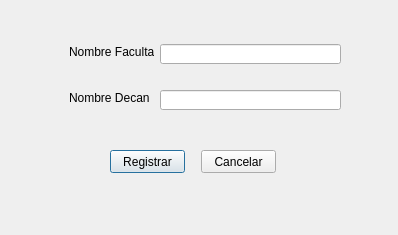
<?xml version="1.0" encoding="UTF-8"?>
<ui version="4.0">
 <class>RegistrarFacultad</class>
 <widget class="QDialog" name="RegistrarFacultad">
  <property name="geometry">
   <rect>
    <x>0</x>
    <y>0</y>
    <width>398</width>
    <height>235</height>
   </rect>
  </property>
  <property name="windowTitle">
   <string>Dialog</string>
  </property>
  <widget class="QLabel" name="label">
   <property name="geometry">
    <rect>
     <x>69</x>
     <y>44</y>
     <width>85</width>
     <height>16</height>
    </rect>
   </property>
   <property name="text">
    <string>Nombre Facultad:</string>
   </property>
  </widget>
  <widget class="QLabel" name="label_2">
   <property name="geometry">
    <rect>
     <x>69</x>
     <y>90</y>
     <width>80</width>
     <height>16</height>
    </rect>
   </property>
   <property name="text">
    <string>Nombre Decano:</string>
   </property>
  </widget>
  <widget class="QPushButton" name="btnRegistrar">
   <property name="geometry">
    <rect>
     <x>110</x>
     <y>150</y>
     <width>75</width>
     <height>23</height>
    </rect>
   </property>
   <property name="text">
    <string>Registrar</string>
   </property>
  </widget>
  <widget class="QPushButton" name="btnCancelar">
   <property name="geometry">
    <rect>
     <x>201</x>
     <y>150</y>
     <width>75</width>
     <height>23</height>
    </rect>
   </property>
   <property name="text">
    <string>Cancelar</string>
   </property>
  </widget>
  <widget class="QLineEdit" name="txtFacultad">
   <property name="geometry">
    <rect>
     <x>160</x>
     <y>44</y>
     <width>181</width>
     <height>20</height>
    </rect>
   </property>
   <property name="maxLength">
    <number>20</number>
   </property>
  </widget>
  <widget class="QLineEdit" name="txtDecano">
   <property name="geometry">
    <rect>
     <x>160</x>
     <y>90</y>
     <width>181</width>
     <height>20</height>
    </rect>
   </property>
   <property name="maxLength">
    <number>60</number>
   </property>
  </widget>
 </widget>
 <tabstops>
  <tabstop>txtFacultad</tabstop>
  <tabstop>txtDecano</tabstop>
  <tabstop>btnRegistrar</tabstop>
  <tabstop>btnCancelar</tabstop>
 </tabstops>
 <resources/>
 <connections/>
</ui>
